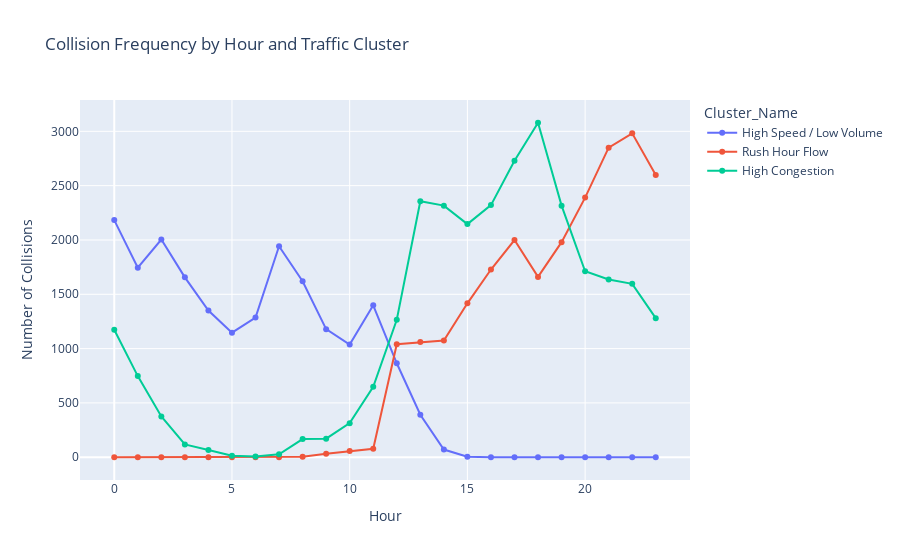

The notebook cell saved with this chart:
### Code cell
##### COLLISION FREQUENCY BY HOUR AND CLUSTER #####

# extract hour and cluster info
time_cluster_counts = (
    collisions_cleaned
    .groupby(['Hour', 'Cluster_Name'])
    .size()
    .reset_index(name='Count')
)

fig3 = px.line(
    time_cluster_counts,
    x='Hour',
    y='Count',
    color='Cluster_Name',
    markers=True,
    title='Collision Frequency by Hour and Traffic Cluster',
    labels={'Count': 'Number of Collisions'}
)
fig3.show()

### Figure 1 — Plotly figure (JSON) as saved in the notebook; plotly's stock layout.template omitted (floating-point values rounded to 4 significant figures)
{"data": [{"hovertemplate": "Cluster_Name=High Speed / Low Volume<br>Hour=%{x}<br>Number of Collisions=%{y}<extra></extra>", "legendgroup": "High Speed / Low Volume", "line": {"color": "#636efa", "dash": "solid"}, "marker": {"symbol": "circle"}, "mode": "lines+markers", "name": "High Speed / Low Volume", "orientation": "v", "showlegend": true, "type": "scatter", "x": [0, 1, 2, 3, 4, 5, 6, 7, 8, 9, 10, 11, 12, 13, 14, 15, 16, 17, 18, 19, 20, 21, 22, 23], "xaxis": "x", "y": [2183, 1745, 2004, 1656, 1350, 1147, 1286, 1942, 1620, 1179, 1038, 1399, 865, 391, 71, 4, 0, 0, 0, 0, 0, 0, 0, 0], "yaxis": "y"}, {"hovertemplate": "Cluster_Name=Rush Hour Flow<br>Hour=%{x}<br>Number of Collisions=%{y}<extra></extra>", "legendgroup": "Rush Hour Flow", "line": {"color": "#EF553B", "dash": "solid"}, "marker": {"symbol": "circle"}, "mode": "lines+markers", "name": "Rush Hour Flow", "orientation": "v", "showlegend": true, "type": "scatter", "x": [0, 1, 2, 3, 4, 5, 6, 7, 8, 9, 10, 11, 12, 13, 14, 15, 16, 17, 18, 19, 20, 21, 22, 23], "xaxis": "x", "y": [0, 0, 0, 0, 0, 0, 0, 0, 5, 32, 57, 78, 1040, 1060, 1074, 1417, 1728, 1999, 1660, 1980, 2390, 2850, 2982, 2598], "yaxis": "y"}, {"hovertemplate": "Cluster_Name=High Congestion<br>Hour=%{x}<br>Number of Collisions=%{y}<extra></extra>", "legendgroup": "High Congestion", "line": {"color": "#00cc96", "dash": "solid"}, "marker": {"symbol": "circle"}, "mode": "lines+markers", "name": "High Congestion", "orientation": "v", "showlegend": true, "type": "scatter", "x": [0, 1, 2, 3, 4, 5, 6, 7, 8, 9, 10, 11, 12, 13, 14, 15, 16, 17, 18, 19, 20, 21, 22, 23], "xaxis": "x", "y": [1174, 747, 376, 118, 66, 13, 6, 27, 167, 171, 314, 648, 1266, 2357, 2316, 2146, 2321, 2729, 3079, 2316, 1712, 1636, 1596, 1280], "yaxis": "y"}], "layout": {"legend": {"title": {"text": "Cluster_Name"}, "tracegroupgap": 0}, "title": {"text": "Collision Frequency by Hour and Traffic Cluster"}, "xaxis": {"anchor": "y", "domain": [0, 1], "title": {"text": "Hour"}}, "yaxis": {"anchor": "x", "domain": [0, 1], "title": {"text": "Number of Collisions"}}}}
